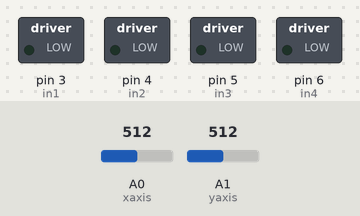
A sketch run on a simulated Arduino Uno, built with avr-gcc and run on an emulated ATmega328P. Parts: switched loads named in the sketch (green lamp = pin HIGH). The test bench sets the inputs (shaded band); at power-on: A0 (xaxis) = 512, A1 (yaxis) = 512. What the sketch prints to the serial monitor is not drawn.

Above: at 1.2 s.
1.3 s: A0 (xaxis) set to 738
2.8 s: A0 (xaxis) set to 767
At 3.3 s:
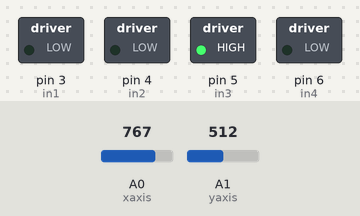
4.3 s: A0 (xaxis) set to 740
At 4.6 s:
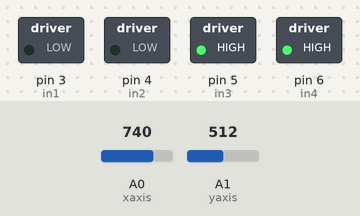
5.8 s: A1 (yaxis) set to 737
7.3 s: A1 (yaxis) set to 763
At 7.9 s:
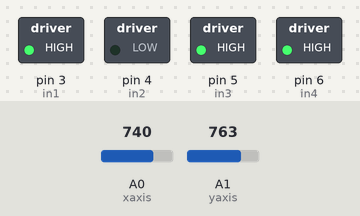
8.8 s: A1 (yaxis) set to 740
At 9.3 s:
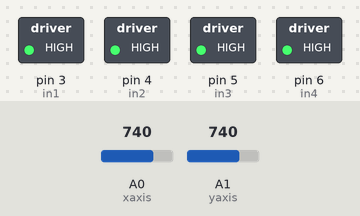
Timing chart, 0 to 11.3 s (numbered marks = the images above; inputs shaded):
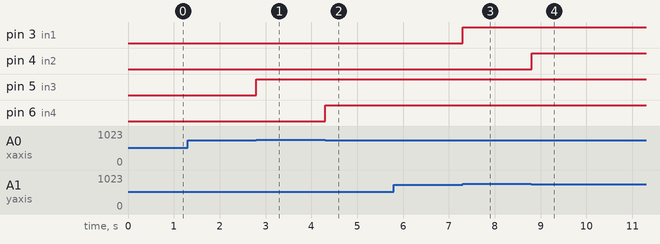

The sketch:

Robotic_Arm.ino
```cpp
//Robotic Arm

  //Analog

   const int xaxis=A0;
   const int yaxis=A1;

   //Digital

   int key=2;

   int in1=3;
   int in2=4;
   int in3=5;
   int in4=6;

   int x;
   int y;

void setup() {
  // put your setup code here, to run once:

   pinMode(in1,OUTPUT);
   pinMode(in2,OUTPUT);
   pinMode(in3,OUTPUT);
   pinMode(in4,OUTPUT);

   Serial.begin(9600);


}

void loop()
{
  // put your main code here, to run repeatedly:


  if(analogRead(yaxis)>750)
  {
      while(analogRead(yaxis)>750)
      {
        Serial.print("clockwise");
        digitalWrite(in1,HIGH); //in1=1;
        digitalWrite(in2,LOW); //in2=0;

        y=analogRead(yaxis);
        if((y>250)&&(y<750))
        {
           digitalWrite(in1,HIGH); //in1=1;
           digitalWrite(in2,HIGH); //in2=1;

        }

      }

  }

  if(analogRead(yaxis)<250)
  {
      while(analogRead(yaxis)<250)
      {
        Serial.print("Anticlockwise");
        digitalWrite(in1,LOW);//in1=0;
        digitalWrite(in2,HIGH);//in2=1;

         y=analogRead(yaxis);
        if((y>250)&&(y<750))
        {
           digitalWrite(in1,HIGH); //in1=1;
           digitalWrite(in2,HIGH); //in2=1;

        }
      }
  }

 if(analogRead(xaxis)>750)
 {
      while(analogRead(xaxis)>750)
      {
         Serial.print("clock");
         digitalWrite(in3,HIGH);//in3=1;
         digitalWrite(in4,LOW);//in4=0;

          x=analogRead(xaxis);
        if((x>250)&&(x<750))
        {
           digitalWrite(in3,HIGH); //in1=1;
           digitalWrite(in4,HIGH); //in2=1;

        }
      }
 }

if(analogRead(xaxis)<250)
{
      while(analogRead(xaxis)<250)
      {
         Serial.print("anticlock");
         digitalWrite(in3,LOW);//in3=0;
         digitalWrite(in4,HIGH);//in4=1;

          x=analogRead(xaxis);
        if((x>250)&&(x<750))
        {
           digitalWrite(in3,HIGH); //in1=1;
           digitalWrite(in4,HIGH); //in2=0;

        }
      }
}


}
```

Measured:
- the behaviour switches between 750 and 751 on A0 (xaxis) (found by bisection; images 0 and 1)
- the behaviour switches between 750 and 751 on A1 (yaxis) (found by bisection; images 2 and 3)
- after the input at 1.3 s, every drawn part: stays the same
- after the input at 2.8 s, pin 5 (in3): LOW → HIGH at once
- after the input at 4.3 s, pin 6 (in4): LOW → HIGH at once
- after the input at 5.8 s, every drawn part: stays the same
- after the input at 7.3 s, pin 3 (in1): LOW → HIGH at once
- after the input at 8.8 s, pin 4 (in2): LOW → HIGH at once
